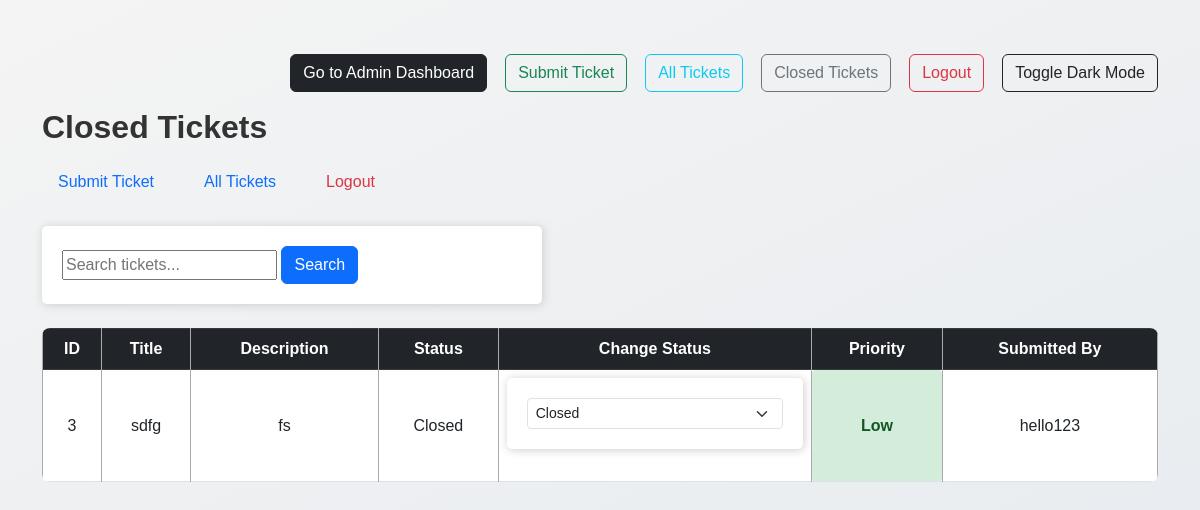
The page /closedtickets (signed in) on the database its author committed.
### app.py (models this page shows)
class Ticket(db.Model):
    id = db.Column(db.Integer, primary_key=True)
    title = db.Column(db.String(100), nullable=False)
    description = db.Column(db.Text, nullable=False)
    status = db.Column(db.String(20), default='Open')
    priority = db.Column(db.String(10), default='Low')
    user_id = db.Column(db.Integer, db.ForeignKey('user.id'))
    user = db.relationship('User', backref='sumbitted_tickets')
    date_created = db.Column(db.DateTime, default=datetime.utcnow)
    category = db.Column(db.String(50))  # or Integer, Enum, etc.

class User(UserMixin, db.Model):
    id = db.Column(db.Integer, primary_key=True)
    username = db.Column(db.String(150), unique=True, nullable=False)
    password = db.Column(db.String(150), nullable=False)
    role = db.Column(db.String(20), default='user')  # 'user' or 'admin'
    tickets = db.relationship('Ticket', backref='submitter', lazy=True)

### app.py (the view)
@app.route('/closedtickets')
@login_required
def closed_tickets_view():
    search_query = request.args.get('search', '')
    if search_query:
        filters = [
            Ticket.title.ilike(f'%{search_query}%'),
            Ticket.description.ilike(f'%{search_query}%')
        ]
        if search_query.isdigit():
            filters.append(Ticket.id == int(search_query))
        tickets = Ticket.query.filter(
            Ticket.status == 'Closed',
            Ticket.user_id == current_user.id,
            or_(*filters)
        ).order_by(Ticket.date_created.desc()).all()
    else:
        tickets = Ticket.query.filter_by(
            status='Closed',
            user_id=current_user.id
        ).order_by(Ticket.date_created.desc()).all()
    return render_template('closedtickets.html', tickets=tickets, form_action='closed_tickets_view')

### app.py (called while the page is built)
@login_manager.user_loader
def load_user(user_id):
    return User.query.get(int(user_id))

### templates/closedtickets.html (shortened to what this page needs)
{% extends "base.html" %}
{% block heading %}Closed Tickets{% endblock %}
{% block content %}
<form action="{{ url_for(form_action) }}" method="get" class="mb-4">
    <input type="text" name="search" placeholder="Search tickets..." value="{{ request.args.get('search', '') }}">
    <button type="submit" class="btn btn-primary">Search</button>
</form>
<table class="table table-bordered">
    <thead class="table-dark">
        <tr>
            <th>ID</th>
            <th>Title</th>
            <th>Description</th>
            <th>Status</th>
            {% if current_user.role == 'admin' %}
                <th>Change Status</th>
            {% endif %}
            <th>Priority</th>
            <th>Submitted By</th>
        </tr>
    </thead>
    <tbody>
        {% for ticket in tickets %}
        <tr>
            <td>{{ ticket.id }}</td>
            <td>{{ ticket.title }}</td>
            <td>{{ ticket.description }}</td>
            <td>{{ ticket.status }}</td>
            {% if current_user.role == 'admin' %}
                <td>
                    <form method="post" action="{{ url_for('update_status', ticket_id=ticket.id) }}">
                        <select name="status" onchange="this.form.submit()" class="form-select form-select-sm">
                            <option value="Closed" {% if ticket.status == 'Closed' %}selected{% endif %}>Closed</option>
                        </select>
                    </form>
                </td>
            {% endif %}
            <td class="{{ ticket.priority|lower }}">{{ ticket.priority }}</td>
            <td>{{ ticket.submitter.username }}</td>
        </tr>
        {% else %}
        <tr>
            <td colspan="{% if current_user.role == 'admin' %}7{% else %}6{% endif %}" class="text-center">
                No closed tickets found.
            </td>
        </tr>
        {% endfor %}
    </tbody>
</table>
{% endblock %}

### static/style.css (style rules this page uses)
body { font-family: Arial, sans-serif; margin: 30px; background: linear-gradient(to bottom right, #f4f4f4, #e8ecf0); transition: background-color 0.3s ease, color 0.3s ease; }
form { background: #fff; padding: 20px; border-radius: 5px; box-shadow: 1px 1px 10px #ccc; max-width: 500px; margin-bottom: 1.5rem; }
table { width: 100%; border-collapse: collapse; background: #fff; border-radius: 8px; overflow: hidden; margin-bottom: 2rem; }
th, td { border: 1px solid #aaa; padding: 10px; text-align: center; vertical-align: middle; }
th { background: #eee; font-weight: bold; }
td.low { background-color: #d4edda; color: #155724; font-weight: bold; border-radius: 4px; padding: 4px 8px; }

### rows shown on the page
Ticket: id "3", title "sdfg", description "fs", status "Closed", priority "Low", submitter.username "hello123"
